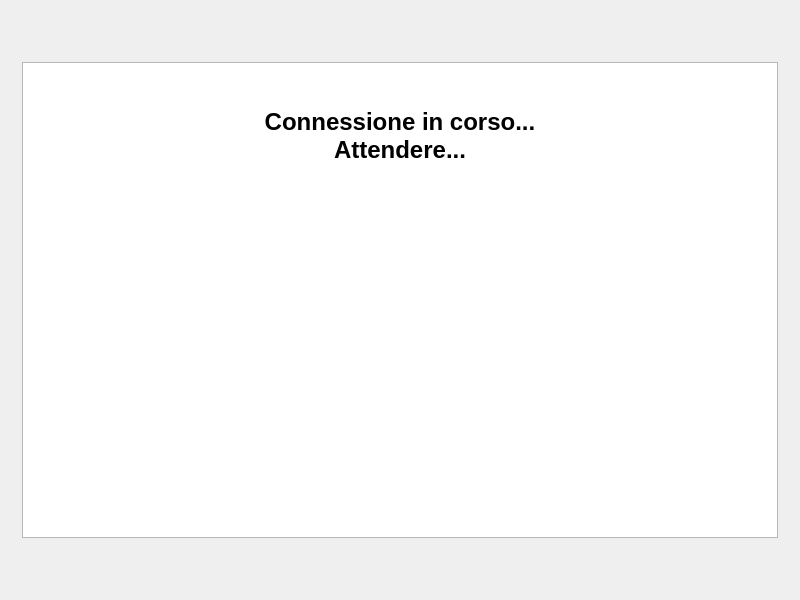
<?xml version="1.0" encoding="UTF-8"?>
<ui version="4.0">
 <class>WiFiWidget</class>
 <widget class="QWidget" name="WiFiWidget">
  <property name="geometry">
   <rect>
    <x>0</x>
    <y>0</y>
    <width>800</width>
    <height>600</height>
   </rect>
  </property>
  <property name="sizePolicy">
   <sizepolicy hsizetype="Expanding" vsizetype="Expanding">
    <horstretch>0</horstretch>
    <verstretch>0</verstretch>
   </sizepolicy>
  </property>
  <property name="windowTitle">
   <string>WiFiWidget</string>
  </property>
  <layout class="QGridLayout" name="gridLayout">
   <item row="0" column="0">
    <widget class="QStackedWidget" name="stackedWidget">
     <property name="sizePolicy">
      <sizepolicy hsizetype="Expanding" vsizetype="Expanding">
       <horstretch>0</horstretch>
       <verstretch>0</verstretch>
      </sizepolicy>
     </property>
     <property name="currentIndex">
      <number>2</number>
     </property>
     <widget class="QWidget" name="page_Log">
      <layout class="QGridLayout" name="gridLayout_3">
       <property name="leftMargin">
        <number>6</number>
       </property>
       <property name="topMargin">
        <number>6</number>
       </property>
       <property name="rightMargin">
        <number>6</number>
       </property>
       <property name="bottomMargin">
        <number>6</number>
       </property>
       <property name="spacing">
        <number>0</number>
       </property>
       <item row="0" column="0">
        <widget class="QTextEdit" name="textEdit">
         <property name="styleSheet">
          <string notr="true">background-color: rgb(0, 0, 0);
color: rgb(255, 255, 255);</string>
         </property>
         <property name="readOnly">
          <bool>true</bool>
         </property>
        </widget>
       </item>
      </layout>
     </widget>
     <widget class="progECU" name="page_progECU">
      <property name="accessibleName">
       <string>page_progECU</string>
      </property>
      <layout class="QGridLayout" name="gridLayout_4">
       <property name="leftMargin">
        <number>0</number>
       </property>
       <property name="topMargin">
        <number>0</number>
       </property>
       <property name="rightMargin">
        <number>0</number>
       </property>
       <property name="bottomMargin">
        <number>0</number>
       </property>
       <property name="spacing">
        <number>0</number>
       </property>
      </layout>
     </widget>
     <widget class="QWidget" name="page_Wait">
      <property name="accessibleName">
       <string>page_Attendi</string>
      </property>
      <layout class="QGridLayout" name="gridLayout_2" rowstretch="0,33,0,0">
       <item row="3" column="0">
        <spacer name="verticalSpacer_2">
         <property name="orientation">
          <enum>Qt::Vertical</enum>
         </property>
         <property name="sizeHint" stdset="0">
          <size>
           <width>20</width>
           <height>40</height>
          </size>
         </property>
        </spacer>
       </item>
       <item row="0" column="0">
        <spacer name="verticalSpacer">
         <property name="orientation">
          <enum>Qt::Vertical</enum>
         </property>
         <property name="sizeHint" stdset="0">
          <size>
           <width>20</width>
           <height>40</height>
          </size>
         </property>
        </spacer>
       </item>
       <item row="1" column="0">
        <widget class="QTextEdit" name="textEdit_2">
         <property name="minimumSize">
          <size>
           <width>1</width>
           <height>1</height>
          </size>
         </property>
         <property name="verticalScrollBarPolicy">
          <enum>Qt::ScrollBarAlwaysOff</enum>
         </property>
         <property name="horizontalScrollBarPolicy">
          <enum>Qt::ScrollBarAlwaysOff</enum>
         </property>
         <property name="sizeAdjustPolicy">
          <enum>QAbstractScrollArea::AdjustIgnored</enum>
         </property>
         <property name="autoFormatting">
          <set>QTextEdit::AutoBulletList</set>
         </property>
         <property name="readOnly">
          <bool>true</bool>
         </property>
         <property name="html">
          <string>&lt;!DOCTYPE HTML PUBLIC &quot;-//W3C//DTD HTML 4.0//EN&quot; &quot;http://www.w3.org/TR/REC-html40/strict.dtd&quot;&gt;
&lt;html&gt;&lt;head&gt;&lt;meta name=&quot;qrichtext&quot; content=&quot;1&quot; /&gt;&lt;style type=&quot;text/css&quot;&gt;
p, li { white-space: pre-wrap; }
&lt;/style&gt;&lt;/head&gt;&lt;body style=&quot; font-family:'MS Shell Dlg 2'; font-size:8.25pt; font-weight:400; font-style:normal;&quot;&gt;
&lt;p align=&quot;center&quot; style=&quot;-qt-paragraph-type:empty; margin-top:0px; margin-bottom:0px; margin-left:0px; margin-right:0px; -qt-block-indent:0; text-indent:0px;&quot;&gt;&lt;br /&gt;&lt;/p&gt;
&lt;p align=&quot;center&quot; style=&quot;-qt-paragraph-type:empty; margin-top:0px; margin-bottom:0px; margin-left:0px; margin-right:0px; -qt-block-indent:0; text-indent:0px; font-size:18pt; font-weight:600;&quot;&gt;&lt;br /&gt;&lt;/p&gt;
&lt;p align=&quot;center&quot; style=&quot; margin-top:0px; margin-bottom:0px; margin-left:0px; margin-right:0px; -qt-block-indent:0; text-indent:0px;&quot;&gt;&lt;span style=&quot; font-size:18pt; font-weight:600;&quot;&gt;Connessione in corso...&lt;/span&gt;&lt;/p&gt;
&lt;p align=&quot;center&quot; style=&quot; margin-top:0px; margin-bottom:0px; margin-left:0px; margin-right:0px; -qt-block-indent:0; text-indent:0px;&quot;&gt;&lt;span style=&quot; font-size:18pt; font-weight:600;&quot;&gt;Attendere...&lt;/span&gt;&lt;/p&gt;
&lt;p align=&quot;center&quot; style=&quot;-qt-paragraph-type:empty; margin-top:0px; margin-bottom:0px; margin-left:0px; margin-right:0px; -qt-block-indent:0; text-indent:0px; font-size:18pt; font-weight:600;&quot;&gt;&lt;br /&gt;&lt;/p&gt;
&lt;p align=&quot;center&quot; style=&quot; margin-top:0px; margin-bottom:0px; margin-left:0px; margin-right:0px; -qt-block-indent:0; text-indent:0px;&quot;&gt;&lt;img src=&quot;:/Resources/Refresh_256x256.png&quot; /&gt;&lt;/p&gt;&lt;/body&gt;&lt;/html&gt;</string>
         </property>
         <property name="acceptRichText">
          <bool>false</bool>
         </property>
         <property name="textInteractionFlags">
          <set>Qt::NoTextInteraction</set>
         </property>
        </widget>
       </item>
      </layout>
     </widget>
     <widget class="QWidget" name="page_Error">
      <property name="accessibleName">
       <string>page_ErroreConnessione</string>
      </property>
      <layout class="QGridLayout" name="gridLayout_5" rowstretch="0,40,7,0">
       <item row="3" column="0">
        <spacer name="verticalSpacer_4">
         <property name="orientation">
          <enum>Qt::Vertical</enum>
         </property>
         <property name="sizeHint" stdset="0">
          <size>
           <width>20</width>
           <height>40</height>
          </size>
         </property>
        </spacer>
       </item>
       <item row="0" column="0">
        <spacer name="verticalSpacer_3">
         <property name="orientation">
          <enum>Qt::Vertical</enum>
         </property>
         <property name="sizeHint" stdset="0">
          <size>
           <width>20</width>
           <height>40</height>
          </size>
         </property>
        </spacer>
       </item>
       <item row="1" column="0">
        <widget class="QTextEdit" name="textEdit_3">
         <property name="verticalScrollBarPolicy">
          <enum>Qt::ScrollBarAlwaysOff</enum>
         </property>
         <property name="horizontalScrollBarPolicy">
          <enum>Qt::ScrollBarAlwaysOff</enum>
         </property>
         <property name="readOnly">
          <bool>true</bool>
         </property>
         <property name="html">
          <string>&lt;!DOCTYPE HTML PUBLIC &quot;-//W3C//DTD HTML 4.0//EN&quot; &quot;http://www.w3.org/TR/REC-html40/strict.dtd&quot;&gt;
&lt;html&gt;&lt;head&gt;&lt;meta name=&quot;qrichtext&quot; content=&quot;1&quot; /&gt;&lt;style type=&quot;text/css&quot;&gt;
p, li { white-space: pre-wrap; }
&lt;/style&gt;&lt;/head&gt;&lt;body style=&quot; font-family:'MS Shell Dlg 2'; font-size:8.25pt; font-weight:400; font-style:normal;&quot;&gt;
&lt;p style=&quot;-qt-paragraph-type:empty; margin-top:0px; margin-bottom:0px; margin-left:0px; margin-right:0px; -qt-block-indent:0; text-indent:0px;&quot;&gt;&lt;br /&gt;&lt;/p&gt;
&lt;p align=&quot;center&quot; style=&quot; margin-top:0px; margin-bottom:0px; margin-left:0px; margin-right:0px; -qt-block-indent:0; text-indent:0px;&quot;&gt;&lt;span style=&quot; font-size:18pt; font-weight:600;&quot;&gt;Errore di connessione!&lt;/span&gt;&lt;/p&gt;
&lt;p align=&quot;center&quot; style=&quot; margin-top:0px; margin-bottom:0px; margin-left:0px; margin-right:0px; -qt-block-indent:0; text-indent:0px;&quot;&gt;&lt;span style=&quot; font-size:18pt; font-weight:600;&quot;&gt;Verificare che il Wifi sia acceso e che la centralina sia connessa.&lt;/span&gt;&lt;/p&gt;
&lt;p align=&quot;center&quot; style=&quot;-qt-paragraph-type:empty; margin-top:0px; margin-bottom:0px; margin-left:0px; margin-right:0px; -qt-block-indent:0; text-indent:0px; font-size:18pt; font-weight:600;&quot;&gt;&lt;br /&gt;&lt;/p&gt;
&lt;p align=&quot;center&quot; style=&quot; margin-top:0px; margin-bottom:0px; margin-left:0px; margin-right:0px; -qt-block-indent:0; text-indent:0px;&quot;&gt;&lt;img src=&quot;:/Resources/Negative_256x256.png&quot; /&gt;&lt;/p&gt;
&lt;p align=&quot;center&quot; style=&quot;-qt-paragraph-type:empty; margin-top:0px; margin-bottom:0px; margin-left:0px; margin-right:0px; -qt-block-indent:0; text-indent:0px;&quot;&gt;&lt;br /&gt;&lt;/p&gt;&lt;/body&gt;&lt;/html&gt;</string>
         </property>
         <property name="acceptRichText">
          <bool>false</bool>
         </property>
         <property name="textInteractionFlags">
          <set>Qt::NoTextInteraction</set>
         </property>
        </widget>
       </item>
       <item row="2" column="0">
        <widget class="QPushButton" name="Retry_pushButton">
         <property name="sizePolicy">
          <sizepolicy hsizetype="Expanding" vsizetype="Expanding">
           <horstretch>0</horstretch>
           <verstretch>0</verstretch>
          </sizepolicy>
         </property>
         <property name="font">
          <font>
           <pointsize>16</pointsize>
          </font>
         </property>
         <property name="text">
          <string>Connetti</string>
         </property>
         <property name="icon">
          <iconset resource="resources.qrc">
           <normaloff>:/Resources/Refresh_256x256.png</normaloff>:/Resources/Refresh_256x256.png</iconset>
         </property>
         <property name="iconSize">
          <size>
           <width>32</width>
           <height>32</height>
          </size>
         </property>
        </widget>
       </item>
      </layout>
     </widget>
    </widget>
   </item>
  </layout>
 </widget>
 <layoutdefault spacing="6" margin="11"/>
 <customwidgets>
  <customwidget>
   <class>progECU</class>
   <extends>QWidget</extends>
   <header>progECU.h</header>
   <container>1</container>
  </customwidget>
 </customwidgets>
 <resources>
  <include location="resources.qrc"/>
 </resources>
 <connections/>
</ui>
